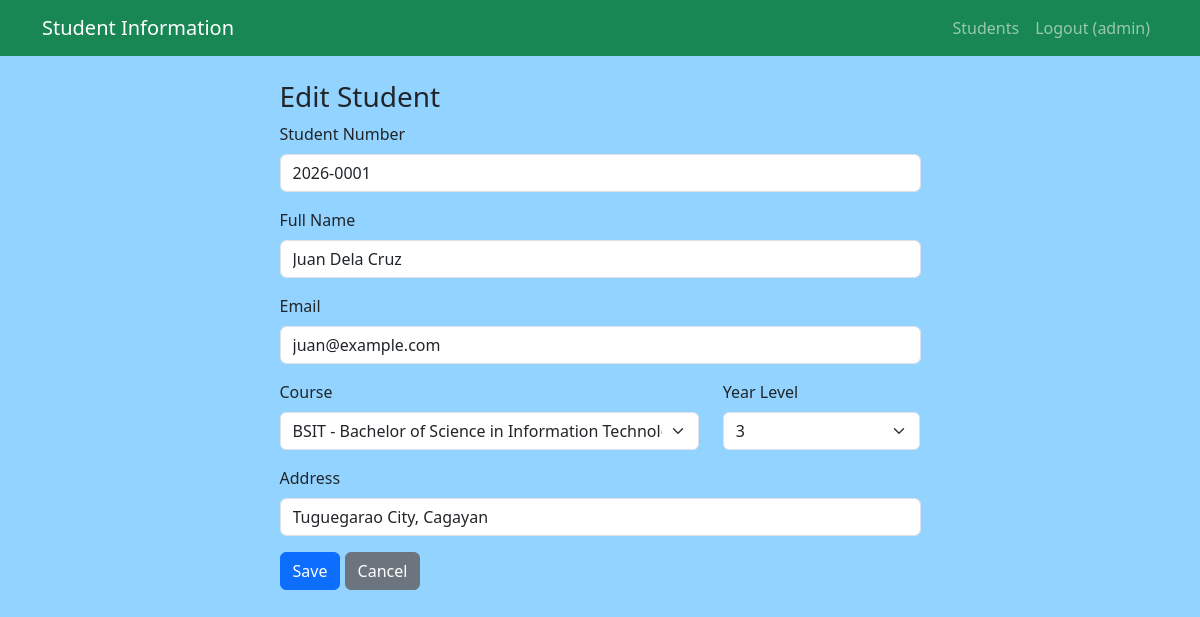
Page /student_form.php?id=1 (signed in) on the committed database.
### tables this page shows
CREATE TABLE students (
    id INT AUTO_INCREMENT PRIMARY KEY,
    user_id INT NOT NULL UNIQUE,
    student_no VARCHAR(9) NOT NULL UNIQUE,
    full_name VARCHAR(100) NOT NULL,
    email VARCHAR(100) NOT NULL UNIQUE,
    course_id INT NOT NULL,
    year_level TINYINT NOT NULL,
    address VARCHAR(200) NULL,
    FOREIGN KEY (user_id) REFERENCES users(id) ON DELETE CASCADE,
    FOREIGN KEY (course_id) REFERENCES courses(id)
);

CREATE TABLE courses (
    id INT AUTO_INCREMENT PRIMARY KEY,
    code VARCHAR(10) NOT NULL UNIQUE,
    name VARCHAR(100) NOT NULL
);

### config.php (called while the page is built, shortened)
<?php
function e($text) {
    return htmlspecialchars((string) $text, ENT_QUOTES, 'UTF-8');
}

### student_form.php (the view, shortened to what this page needs)
<?php
require 'config.php';
$id = isset($_GET['id']) ? (int) $_GET['id'] : 0;
$courses = $db->query('SELECT * FROM courses ORDER BY code')->fetchAll(PDO::FETCH_ASSOC);
$d = ['username' => '', 'student_no' => '', 'full_name' => '', 'email' => '', 'course_id' => 0, 'year_level' => 1, 'address' => ''];
if ($id > 0) {
    $stmt = $db->prepare('SELECT * FROM students WHERE id = ?');
    $stmt->execute([$id]);
    $d = $stmt->fetch(PDO::FETCH_ASSOC);
}
include 'header.php';
?>
<div class="row justify-content-center">
    <div class="col-md-7">
        <h3><?= $id > 0 ? 'Edit Student' : 'Add Student' ?></h3>
        <form method="post">
            <div class="mb-3">
                <label class="form-label">Student Number</label>
                <input type="text" name="student_no" class="form-control" value="<?= e($d['student_no']) ?>" placeholder="2026-0001" pattern="[0-9]{4}-[0-9]{4}" required>
            </div>
            <div class="mb-3">
                <label class="form-label">Full Name</label>
                <input type="text" name="full_name" class="form-control" value="<?= e($d['full_name']) ?>" required maxlength="100">
            </div>
            <div class="mb-3">
                <label class="form-label">Email</label>
                <input type="email" name="email" class="form-control" value="<?= e($d['email']) ?>" required>
            </div>
            <div class="row">
                <div class="col-md-8 mb-3">
                    <label class="form-label">Course</label>
                    <select name="course_id" class="form-select" required>
                        <?php foreach ($courses as $c): ?>
                            <option value="<?= $c['id'] ?>" <?= $d['course_id'] == $c['id'] ? 'selected' : '' ?>>
                                <?= e($c['code']) ?> - <?= e($c['name']) ?>
                            </option>
                        <?php endforeach; ?>
                    </select>
                </div>
                <div class="col-md-4 mb-3">
                    <label class="form-label">Year Level</label>
                    <select name="year_level" class="form-select">
                        <?php for ($i = 1; $i <= 5; $i++): ?>
                            <option value="<?= $i ?>" <?= $d['year_level'] == $i ? 'selected' : '' ?>><?= $i ?></option>
                        <?php endfor; ?>
                    </select>
                </div>
            </div>
            <div class="mb-3">
                <label class="form-label">Address</label>
                <input type="text" name="address" class="form-control" value="<?= e($d['address']) ?>" maxlength="200">
            </div>
            <button type="submit" class="btn btn-primary">Save</button>
            <a href="students.php" class="btn btn-secondary">Cancel</a>
        </form>
    </div>
</div>
<?php include 'footer.php'; ?>

### style.css (style rules this page uses)
body { background-color: #92d3ff; }

### rows in the picture
students: student_no "2026-0001", full_name "Juan Dela Cruz", email "juan@example.com", course_id "BSIT - Bachelor of Science in Information Technology", year_level "3", address "Tuguegarao City, Cagayan"

### other values in the picture
$_SESSION['username'] "admin"
